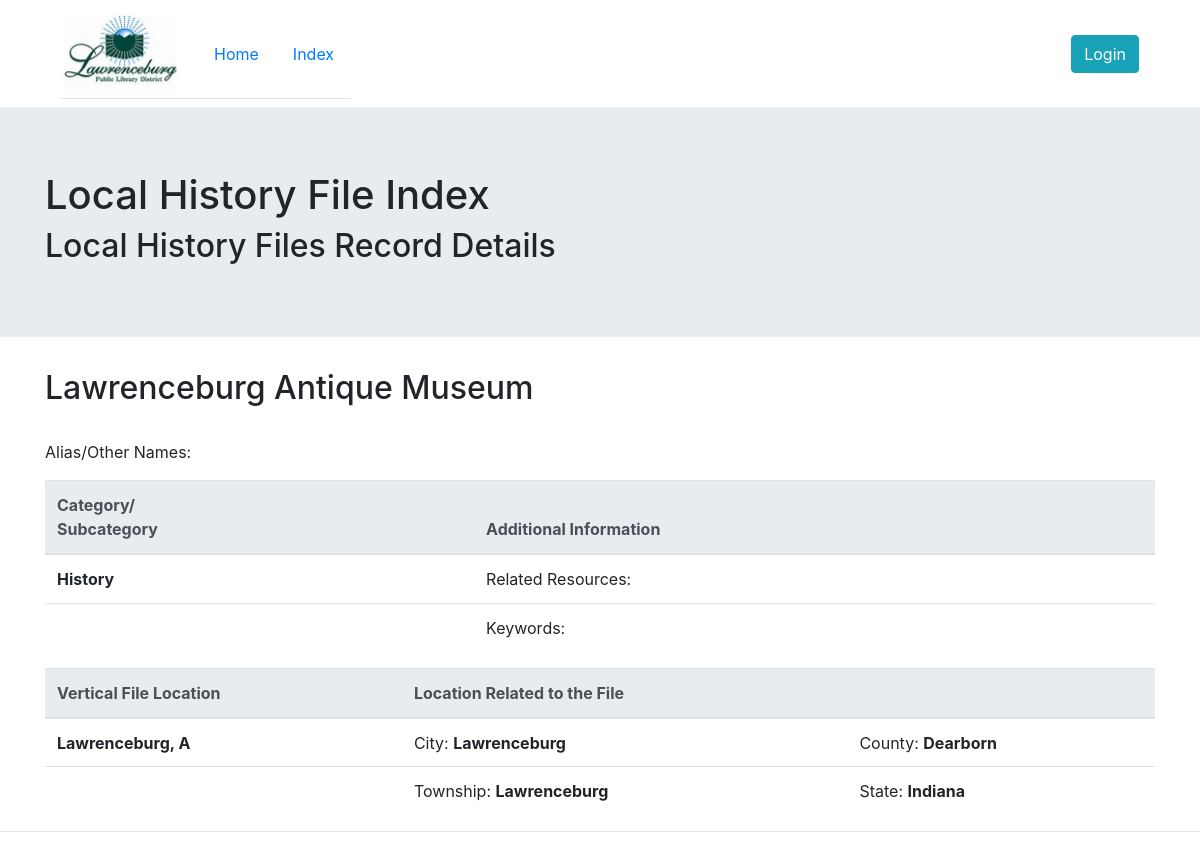
The page /display_file.php?id=2 on the database its author committed.
### tables this page shows
CREATE TABLE `files` (
  `id` int(15) NOT NULL,
  `filename` varchar(255) NOT NULL,
  `category` varchar(255) NOT NULL,
  `subcategory` varchar(255) DEFAULT NULL,
  `file_location` varchar(255) NOT NULL,
  `state` varchar(255) NOT NULL,
  `county` varchar(255) DEFAULT NULL,
  `township` varchar(255) DEFAULT NULL,
  `city` varchar(255) DEFAULT NULL,
  `related` varchar(255) DEFAULT NULL,
  `alias` varchar(255) DEFAULT NULL,
  `keywords` varchar(255) DEFAULT NULL
);

### display_file.php (the view, shortened to what this page needs)
<?php
require_once 'includes/header.php';
require_once 'includes/database.php';
$id = filter_input(INPUT_GET, 'id', FILTER_SANITIZE_NUMBER_INT);
$query = "SELECT * FROM files WHERE id =" . $id;
$result = $db->query($query);
$row_count = mysqli_num_rows($result);
?>
<div class="jumbotron jumbotron-fluid">
    <div class="container">
        <h1>Local History File Index</h1>
        <h2>Local History Files Record Details</h2>
    </div>
</div>
<?php
for ($i = 0; $i < $row_count; $i++) :
    $data = $result->fetch_assoc();
    ?>
    <div class="container">
        <h2><?php echo $data['filename']; ?></h2>
        <br/>
        <p>Alias/Other Names: <b><?php echo $data['alias']; ?></b></p>
        <table class="table">
            <thead class="thead-light">
                <tr>
                    <th>Category/
                        <br/>Subcategory</th>
                    <th>Additional Information</th>
                </tr>
            </thead>
            <tbody>
                <tr>
                    <td><b><?php echo $data['category']; ?></b></td>
                    <td>Related Resources: <b><?php echo $data['related']; ?></b></td>
                </tr>
                <tr>
                    <td><b><?php echo $data['subcategory']; ?></b></td>
                    <td>Keywords: <b><?php echo $data['keywords']; ?></b></td>
                </tr>
            </tbody>
        </table>
        <table class="table">
            <thead class="thead-light">
                <tr>
                    <th>Vertical File Location</th>
                    <th>Location Related to the File</th>
                    <th></th>
                </tr>
            </thead>
            <tbody>
                <tr>
                    <td><b><?php echo $data['file_location']; ?></b></td>
                    <td>City: <b><?php echo $data['city']; ?></b></td>
                    <td>County: <b><?php echo $data['county']; ?></b></td>
                </tr>
                <tr/>
            <td></td>
            <td>Township: <b><?php echo $data['township']; ?></b></td>
            <td>State: <b><?php echo $data['state']; ?></b></td>
            </tbody>
        </table>
    </div>
    <?php
endfor;
?>
<?php
require_once 'includes/footer.php';

### rows shown on the page
files: filename "Lawrenceburg Antique Museum", category "History", file_location "Lawrenceburg, A", city "Lawrenceburg", county "Dearborn", township "Lawrenceburg", state "Indiana"
